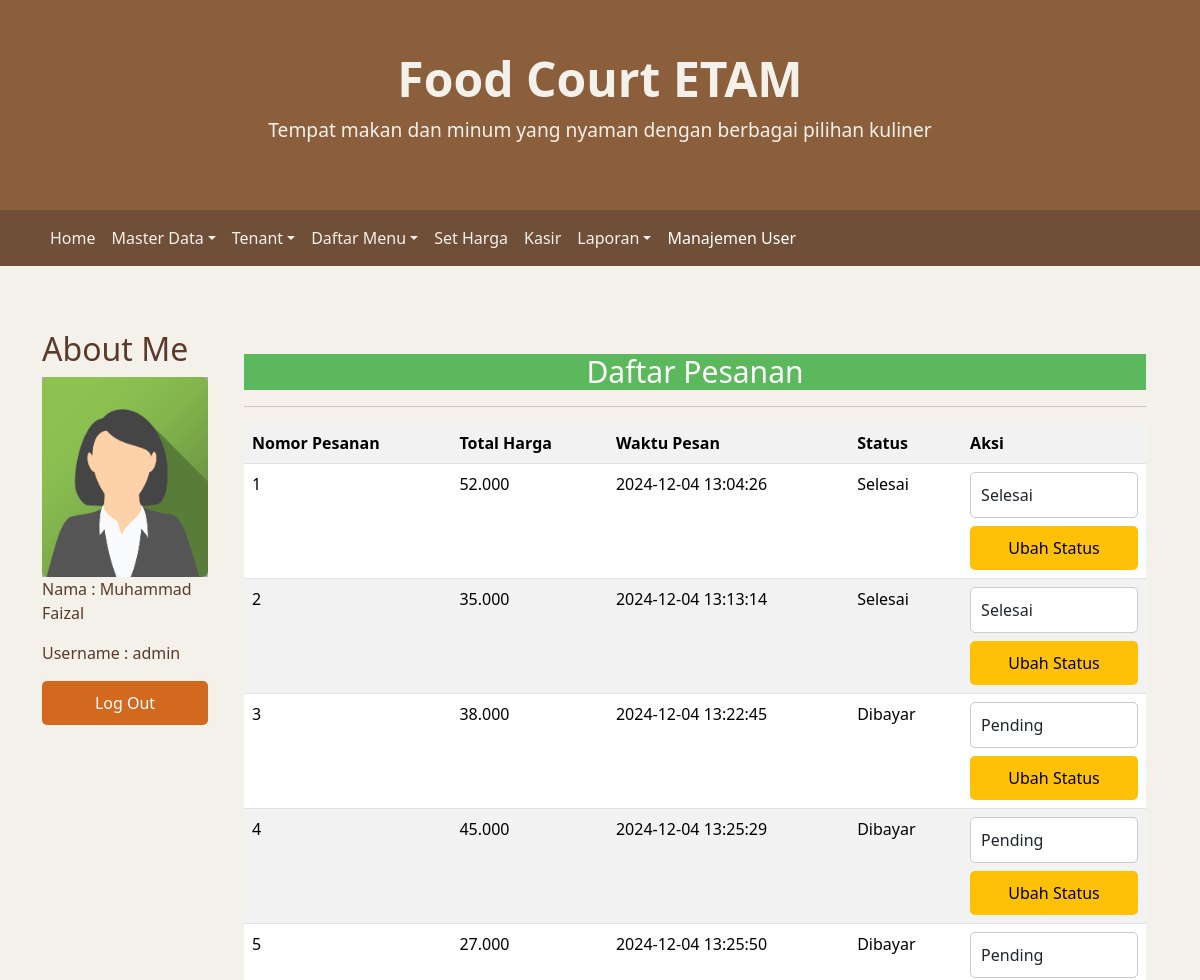
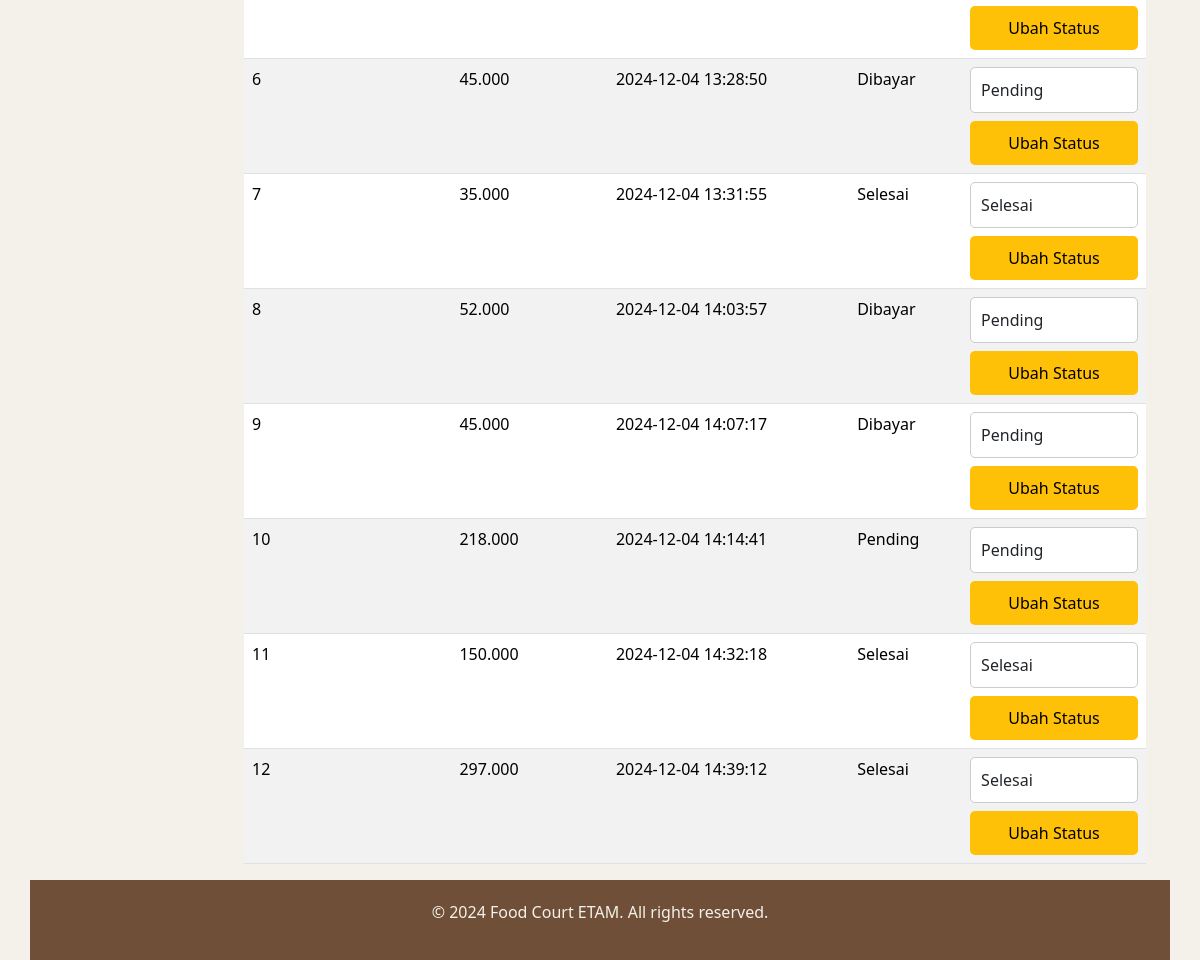
Screenshot of /my.php?p=kasir (signed in) with the database file from the repository (2 pictures, top to bottom).
### tables this page shows
CREATE TABLE `tbl_pesanan` (
  `id_pesanan` int(11) NOT NULL,
  `total_harga` decimal(10,2) NOT NULL,
  `status` enum('Pending','Dibayar','Selesai') DEFAULT 'Pending',
  `tanggal_pesanan` timestamp NOT NULL DEFAULT current_timestamp()
);

### page5a/kasir.php (the view, shortened to what this page needs)
<?php
include "connect.php";
$sql = "SELECT * FROM tbl_pesanan";
$result = mysqli_query($conn, $sql);
?>
<div class="container mt-4">
    <div class="text-center">
        <h4>Daftar Pesanan</h4>
        <hr>
    </div>
    <table class="table table-striped">
        <tr>
            <th>Nomor Pesanan</th>
            <th>Total Harga</th>
            <th>Waktu Pesan</th>
            <th>Status</th>
            <th>Aksi</th>
        </tr>
        <?php
        while ($pesanan = mysqli_fetch_assoc($result)) {
            echo "<tr>";
            echo "<td>" . $pesanan['id_pesanan'] . "</td>";
            echo "<td>" . number_format($pesanan['total_harga'], 0, ',', '.') . "</td>";
            echo "<td>" . $pesanan['tanggal_pesanan'] . "</td>";
            echo "<td>" . $pesanan['status'] . "</td>";
            echo "<td>
                    <form action='page5a/kasir_proses.php' method='POST'>
                        <input type='hidden' name='id_pesanan' value='" . $pesanan['id_pesanan'] . "'>
                        <select name='status' class='form-control'>
                            <option value='Pending'" . ($pesanan['status'] == 'Pending' ? ' selected' : '') . ">Pending</option>
                            <option value='diBayar'" . ($pesanan['status'] == 'diBayar' ? ' selected' : '') . ">diBayar</option>
                            <option value='Selesai'" . ($pesanan['status'] == 'Selesai' ? ' selected' : '') . ">Selesai</option>
                        </select>
                        <button type='submit' name='ubah_status' class='btn btn-warning mt-2'>Ubah Status</button>
                    </form>
                    </td>";
            echo "</tr>";
        }
        ?>
    </table>
</div>

### mycss.css (style rules this page uses)
.modal-header, h4, .close { background-color: #5cb85c; color: white !important; text-align: center; font-size: 30px; }
.form-control { width: 100%; padding: 10px; border: 1px solid #ccc; border-radius: 5px; }
.btn { width: 100%; padding: 10px; border: none; border-radius: 5px; cursor: pointer; }

### my.php (style rules this page uses)
body { background-color: #F4F1EB; color: #5B3A29; }

### rows the page displays
tbl_pesanan: id_pesanan "1", total_harga "52.000", tanggal_pesanan "2024-12-04 13:04:26", status "Selesai"
tbl_pesanan: id_pesanan "2", total_harga "35.000", tanggal_pesanan "2024-12-04 13:13:14", status "Selesai"
tbl_pesanan: id_pesanan "3", total_harga "38.000", tanggal_pesanan "2024-12-04 13:22:45", status "Dibayar"
tbl_pesanan: id_pesanan "4", total_harga "45.000", tanggal_pesanan "2024-12-04 13:25:29", status "Dibayar"
tbl_pesanan: id_pesanan "5", total_harga "27.000", tanggal_pesanan "2024-12-04 13:25:50", status "Dibayar"
tbl_pesanan: id_pesanan "6", total_harga "45.000", tanggal_pesanan "2024-12-04 13:28:50", status "Dibayar"
tbl_pesanan: id_pesanan "7", total_harga "35.000", tanggal_pesanan "2024-12-04 13:31:55", status "Selesai"
tbl_pesanan: id_pesanan "8", total_harga "52.000", tanggal_pesanan "2024-12-04 14:03:57", status "Dibayar"
tbl_pesanan: id_pesanan "9", total_harga "45.000", tanggal_pesanan "2024-12-04 14:07:17", status "Dibayar"
tbl_pesanan: id_pesanan "10", total_harga "218.000", tanggal_pesanan "2024-12-04 14:14:41", status "Pending"
tbl_pesanan: id_pesanan "11", total_harga "150.000", tanggal_pesanan "2024-12-04 14:32:18", status "Selesai"
tbl_pesanan: id_pesanan "12", total_harga "297.000", tanggal_pesanan "2024-12-04 14:39:12", status "Selesai"

### other values shown
$_SESSION["nama"] "Muhammad Faizal"
$_SESSION["user"] "admin"
